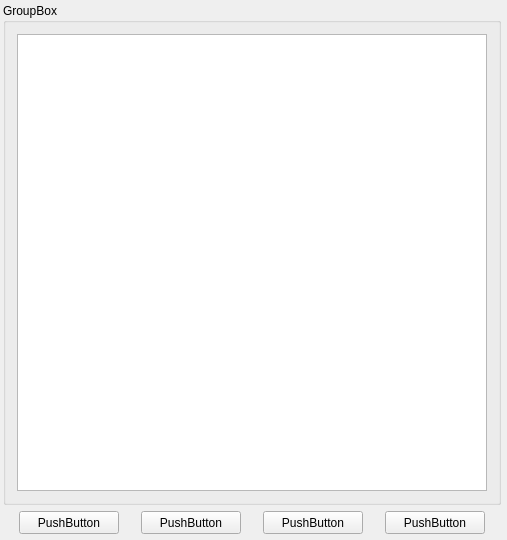
<?xml version="1.0" encoding="UTF-8"?>
<ui version="4.0">
 <class>AngKemmcOption</class>
 <widget class="QWidget" name="AngKemmcOption">
  <property name="geometry">
   <rect>
    <x>0</x>
    <y>0</y>
    <width>507</width>
    <height>540</height>
   </rect>
  </property>
  <property name="windowTitle">
   <string>AngKemmcOption</string>
  </property>
  <layout class="QHBoxLayout" name="horizontalLayout_6">
   <property name="spacing">
    <number>0</number>
   </property>
   <property name="leftMargin">
    <number>0</number>
   </property>
   <property name="topMargin">
    <number>0</number>
   </property>
   <property name="rightMargin">
    <number>3</number>
   </property>
   <property name="bottomMargin">
    <number>3</number>
   </property>
   <item>
    <widget class="QWidget" name="bgWidget" native="true">
     <layout class="QVBoxLayout" name="verticalLayout_4">
      <property name="spacing">
       <number>0</number>
      </property>
      <property name="leftMargin">
       <number>0</number>
      </property>
      <property name="topMargin">
       <number>0</number>
      </property>
      <property name="rightMargin">
       <number>0</number>
      </property>
      <property name="bottomMargin">
       <number>0</number>
      </property>
      <item>
       <widget class="QWidget" name="OperationDetails" native="true">
        <layout class="QVBoxLayout" name="verticalLayout_2">
         <property name="spacing">
          <number>6</number>
         </property>
         <property name="leftMargin">
          <number>3</number>
         </property>
         <property name="topMargin">
          <number>3</number>
         </property>
         <property name="rightMargin">
          <number>3</number>
         </property>
         <property name="bottomMargin">
          <number>3</number>
         </property>
         <item>
          <widget class="QGroupBox" name="BasicSetting">
           <property name="title">
            <string>GroupBox</string>
           </property>
           <layout class="QVBoxLayout" name="verticalLayout_3">
            <item>
             <widget class="AngKTableView" name="fileTableView">
              <property name="minimumSize">
               <size>
                <width>455</width>
                <height>0</height>
               </size>
              </property>
             </widget>
            </item>
           </layout>
          </widget>
         </item>
         <item>
          <layout class="QHBoxLayout" name="horizontalLayout_2">
           <item>
            <widget class="QPushButton" name="addButton">
             <property name="minimumSize">
              <size>
               <width>100</width>
               <height>23</height>
              </size>
             </property>
             <property name="maximumSize">
              <size>
               <width>100</width>
               <height>23</height>
              </size>
             </property>
             <property name="text">
              <string>PushButton</string>
             </property>
            </widget>
           </item>
           <item>
            <widget class="QPushButton" name="modifyButton">
             <property name="minimumSize">
              <size>
               <width>100</width>
               <height>23</height>
              </size>
             </property>
             <property name="maximumSize">
              <size>
               <width>100</width>
               <height>23</height>
              </size>
             </property>
             <property name="text">
              <string>PushButton</string>
             </property>
            </widget>
           </item>
           <item>
            <widget class="QPushButton" name="deleteButton">
             <property name="minimumSize">
              <size>
               <width>100</width>
               <height>23</height>
              </size>
             </property>
             <property name="maximumSize">
              <size>
               <width>100</width>
               <height>23</height>
              </size>
             </property>
             <property name="text">
              <string>PushButton</string>
             </property>
            </widget>
           </item>
           <item>
            <widget class="QPushButton" name="batchAddButton">
             <property name="minimumSize">
              <size>
               <width>100</width>
               <height>23</height>
              </size>
             </property>
             <property name="maximumSize">
              <size>
               <width>100</width>
               <height>23</height>
              </size>
             </property>
             <property name="text">
              <string>PushButton</string>
             </property>
            </widget>
           </item>
          </layout>
         </item>
        </layout>
       </widget>
      </item>
     </layout>
    </widget>
   </item>
  </layout>
 </widget>
 <layoutdefault spacing="6" margin="11"/>
 <customwidgets>
  <customwidget>
   <class>AngKTableView</class>
   <extends>QTableView</extends>
   <header>angktableview.h</header>
  </customwidget>
 </customwidgets>
 <resources/>
 <connections/>
</ui>
